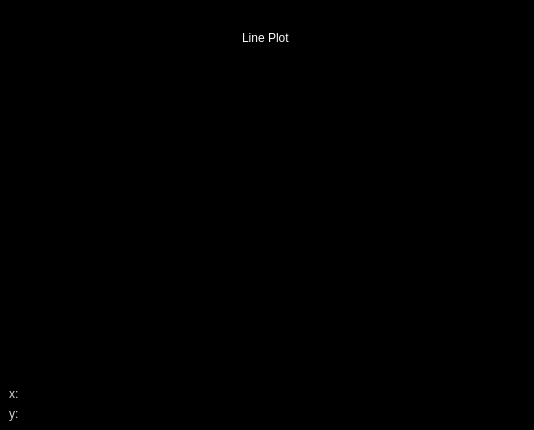
<?xml version="1.0" encoding="UTF-8"?>
<ui version="4.0">
 <class>MainWindow</class>
 <widget class="QMainWindow" name="MainWindow">
  <property name="geometry">
   <rect>
    <x>0</x>
    <y>0</y>
    <width>534</width>
    <height>430</height>
   </rect>
  </property>
  <property name="palette">
   <palette>
    <active>
     <colorrole role="WindowText">
      <brush brushstyle="SolidPattern">
       <color alpha="255">
        <red>255</red>
        <green>255</green>
        <blue>255</blue>
       </color>
      </brush>
     </colorrole>
     <colorrole role="Base">
      <brush brushstyle="SolidPattern">
       <color alpha="255">
        <red>255</red>
        <green>255</green>
        <blue>255</blue>
       </color>
      </brush>
     </colorrole>
     <colorrole role="Window">
      <brush brushstyle="SolidPattern">
       <color alpha="255">
        <red>0</red>
        <green>0</green>
        <blue>0</blue>
       </color>
      </brush>
     </colorrole>
     <colorrole role="Highlight">
      <brush brushstyle="SolidPattern">
       <color alpha="255">
        <red>0</red>
        <green>128</green>
        <blue>255</blue>
       </color>
      </brush>
     </colorrole>
     <colorrole role="HighlightedText">
      <brush brushstyle="SolidPattern">
       <color alpha="255">
        <red>204</red>
        <green>204</green>
        <blue>204</blue>
       </color>
      </brush>
     </colorrole>
    </active>
    <inactive>
     <colorrole role="WindowText">
      <brush brushstyle="SolidPattern">
       <color alpha="255">
        <red>255</red>
        <green>255</green>
        <blue>255</blue>
       </color>
      </brush>
     </colorrole>
     <colorrole role="Base">
      <brush brushstyle="SolidPattern">
       <color alpha="255">
        <red>255</red>
        <green>255</green>
        <blue>255</blue>
       </color>
      </brush>
     </colorrole>
     <colorrole role="Window">
      <brush brushstyle="SolidPattern">
       <color alpha="255">
        <red>0</red>
        <green>0</green>
        <blue>0</blue>
       </color>
      </brush>
     </colorrole>
     <colorrole role="Highlight">
      <brush brushstyle="SolidPattern">
       <color alpha="255">
        <red>0</red>
        <green>128</green>
        <blue>255</blue>
       </color>
      </brush>
     </colorrole>
     <colorrole role="HighlightedText">
      <brush brushstyle="SolidPattern">
       <color alpha="255">
        <red>204</red>
        <green>204</green>
        <blue>204</blue>
       </color>
      </brush>
     </colorrole>
    </inactive>
    <disabled>
     <colorrole role="WindowText">
      <brush brushstyle="SolidPattern">
       <color alpha="255">
        <red>69</red>
        <green>69</green>
        <blue>69</blue>
       </color>
      </brush>
     </colorrole>
     <colorrole role="Base">
      <brush brushstyle="SolidPattern">
       <color alpha="255">
        <red>0</red>
        <green>0</green>
        <blue>0</blue>
       </color>
      </brush>
     </colorrole>
     <colorrole role="Window">
      <brush brushstyle="SolidPattern">
       <color alpha="255">
        <red>0</red>
        <green>0</green>
        <blue>0</blue>
       </color>
      </brush>
     </colorrole>
     <colorrole role="Highlight">
      <brush brushstyle="SolidPattern">
       <color alpha="255">
        <red>208</red>
        <green>208</green>
        <blue>208</blue>
       </color>
      </brush>
     </colorrole>
     <colorrole role="HighlightedText">
      <brush brushstyle="SolidPattern">
       <color alpha="255">
        <red>204</red>
        <green>204</green>
        <blue>204</blue>
       </color>
      </brush>
     </colorrole>
    </disabled>
   </palette>
  </property>
  <property name="windowTitle">
   <string>MainWindow</string>
  </property>
  <widget class="QWidget" name="centralwidget">
   <layout class="QVBoxLayout" name="verticalLayout">
    <item>
     <widget class="QLineEdit" name="title">
      <property name="palette">
       <palette>
        <active>
         <colorrole role="Light">
          <brush brushstyle="SolidPattern">
           <color alpha="255">
            <red>0</red>
            <green>0</green>
            <blue>0</blue>
           </color>
          </brush>
         </colorrole>
         <colorrole role="Text">
          <brush brushstyle="SolidPattern">
           <color alpha="255">
            <red>255</red>
            <green>255</green>
            <blue>255</blue>
           </color>
          </brush>
         </colorrole>
         <colorrole role="Base">
          <brush brushstyle="SolidPattern">
           <color alpha="255">
            <red>0</red>
            <green>0</green>
            <blue>0</blue>
           </color>
          </brush>
         </colorrole>
         <colorrole role="Highlight">
          <brush brushstyle="SolidPattern">
           <color alpha="255">
            <red>255</red>
            <green>255</green>
            <blue>255</blue>
           </color>
          </brush>
         </colorrole>
         <colorrole role="NoRole">
          <brush brushstyle="SolidPattern">
           <color alpha="255">
            <red>0</red>
            <green>0</green>
            <blue>0</blue>
           </color>
          </brush>
         </colorrole>
        </active>
        <inactive>
         <colorrole role="Light">
          <brush brushstyle="SolidPattern">
           <color alpha="255">
            <red>0</red>
            <green>0</green>
            <blue>0</blue>
           </color>
          </brush>
         </colorrole>
         <colorrole role="Text">
          <brush brushstyle="SolidPattern">
           <color alpha="255">
            <red>255</red>
            <green>255</green>
            <blue>255</blue>
           </color>
          </brush>
         </colorrole>
         <colorrole role="Base">
          <brush brushstyle="SolidPattern">
           <color alpha="255">
            <red>0</red>
            <green>0</green>
            <blue>0</blue>
           </color>
          </brush>
         </colorrole>
         <colorrole role="Highlight">
          <brush brushstyle="SolidPattern">
           <color alpha="255">
            <red>255</red>
            <green>255</green>
            <blue>255</blue>
           </color>
          </brush>
         </colorrole>
         <colorrole role="NoRole">
          <brush brushstyle="SolidPattern">
           <color alpha="255">
            <red>0</red>
            <green>0</green>
            <blue>0</blue>
           </color>
          </brush>
         </colorrole>
        </inactive>
        <disabled>
         <colorrole role="Light">
          <brush brushstyle="SolidPattern">
           <color alpha="255">
            <red>0</red>
            <green>0</green>
            <blue>0</blue>
           </color>
          </brush>
         </colorrole>
         <colorrole role="Text">
          <brush brushstyle="SolidPattern">
           <color alpha="255">
            <red>69</red>
            <green>69</green>
            <blue>69</blue>
           </color>
          </brush>
         </colorrole>
         <colorrole role="Base">
          <brush brushstyle="SolidPattern">
           <color alpha="255">
            <red>0</red>
            <green>0</green>
            <blue>0</blue>
           </color>
          </brush>
         </colorrole>
         <colorrole role="Highlight">
          <brush brushstyle="SolidPattern">
           <color alpha="255">
            <red>208</red>
            <green>208</green>
            <blue>208</blue>
           </color>
          </brush>
         </colorrole>
         <colorrole role="NoRole">
          <brush brushstyle="SolidPattern">
           <color alpha="255">
            <red>0</red>
            <green>0</green>
            <blue>0</blue>
           </color>
          </brush>
         </colorrole>
        </disabled>
       </palette>
      </property>
      <property name="text">
       <string>Line Plot</string>
      </property>
      <property name="frame">
       <bool>false</bool>
      </property>
      <property name="alignment">
       <set>Qt::AlignCenter</set>
      </property>
     </widget>
    </item>
    <item>
     <widget class="QWidget" name="plotFrame" native="true">
      <property name="sizePolicy">
       <sizepolicy hsizetype="Preferred" vsizetype="Expanding">
        <horstretch>0</horstretch>
        <verstretch>0</verstretch>
       </sizepolicy>
      </property>
     </widget>
    </item>
    <item>
     <layout class="QHBoxLayout" name="horizontalLayout_4">
      <item>
       <layout class="QVBoxLayout" name="verticalLayout_3">
        <item>
         <layout class="QHBoxLayout" name="horizontalLayout_3">
          <item>
           <widget class="QLabel" name="label_3">
            <property name="palette">
             <palette>
              <active>
               <colorrole role="WindowText">
                <brush brushstyle="SolidPattern">
                 <color alpha="255">
                  <red>215</red>
                  <green>215</green>
                  <blue>215</blue>
                 </color>
                </brush>
               </colorrole>
              </active>
              <inactive>
               <colorrole role="WindowText">
                <brush brushstyle="SolidPattern">
                 <color alpha="255">
                  <red>215</red>
                  <green>215</green>
                  <blue>215</blue>
                 </color>
                </brush>
               </colorrole>
              </inactive>
              <disabled>
               <colorrole role="WindowText">
                <brush brushstyle="SolidPattern">
                 <color alpha="255">
                  <red>127</red>
                  <green>127</green>
                  <blue>127</blue>
                 </color>
                </brush>
               </colorrole>
              </disabled>
             </palette>
            </property>
            <property name="text">
             <string>x:</string>
            </property>
           </widget>
          </item>
          <item>
           <widget class="QLabel" name="xLabel">
            <property name="sizePolicy">
             <sizepolicy hsizetype="Expanding" vsizetype="Preferred">
              <horstretch>0</horstretch>
              <verstretch>0</verstretch>
             </sizepolicy>
            </property>
            <property name="text">
             <string/>
            </property>
           </widget>
          </item>
         </layout>
        </item>
        <item>
         <layout class="QHBoxLayout" name="horizontalLayout_2">
          <item>
           <widget class="QLabel" name="label_4">
            <property name="palette">
             <palette>
              <active>
               <colorrole role="WindowText">
                <brush brushstyle="SolidPattern">
                 <color alpha="255">
                  <red>215</red>
                  <green>215</green>
                  <blue>215</blue>
                 </color>
                </brush>
               </colorrole>
              </active>
              <inactive>
               <colorrole role="WindowText">
                <brush brushstyle="SolidPattern">
                 <color alpha="255">
                  <red>215</red>
                  <green>215</green>
                  <blue>215</blue>
                 </color>
                </brush>
               </colorrole>
              </inactive>
              <disabled>
               <colorrole role="WindowText">
                <brush brushstyle="SolidPattern">
                 <color alpha="255">
                  <red>127</red>
                  <green>127</green>
                  <blue>127</blue>
                 </color>
                </brush>
               </colorrole>
              </disabled>
             </palette>
            </property>
            <property name="text">
             <string>y:</string>
            </property>
           </widget>
          </item>
          <item>
           <widget class="QLabel" name="yLabel">
            <property name="sizePolicy">
             <sizepolicy hsizetype="Expanding" vsizetype="Preferred">
              <horstretch>0</horstretch>
              <verstretch>0</verstretch>
             </sizepolicy>
            </property>
            <property name="text">
             <string/>
            </property>
           </widget>
          </item>
         </layout>
        </item>
       </layout>
      </item>
      <item>
       <widget class="QLabel" name="logoLabel">
        <property name="text">
         <string/>
        </property>
       </widget>
      </item>
     </layout>
    </item>
   </layout>
  </widget>
  <widget class="QMenuBar" name="menubar">
   <property name="geometry">
    <rect>
     <x>0</x>
     <y>0</y>
     <width>534</width>
     <height>22</height>
    </rect>
   </property>
   <widget class="QMenu" name="menuData_Sources">
    <property name="title">
     <string>Data Sources</string>
    </property>
   </widget>
   <widget class="QMenu" name="menuView">
    <property name="title">
     <string>View</string>
    </property>
    <addaction name="actionLegend_Box"/>
    <addaction name="actionX_axis"/>
    <addaction name="actionY_axis"/>
   </widget>
   <widget class="QMenu" name="menuSave">
    <property name="title">
     <string>Save</string>
    </property>
    <addaction name="actionSaveToJPG"/>
   </widget>
   <addaction name="menuData_Sources"/>
   <addaction name="menuView"/>
   <addaction name="menuSave"/>
  </widget>
  <action name="actionLegend_Box">
   <property name="checkable">
    <bool>true</bool>
   </property>
   <property name="text">
    <string>Legend Box</string>
   </property>
  </action>
  <action name="actionX_axis">
   <property name="checkable">
    <bool>true</bool>
   </property>
   <property name="text">
    <string>X axis</string>
   </property>
  </action>
  <action name="actionY_axis">
   <property name="checkable">
    <bool>true</bool>
   </property>
   <property name="checked">
    <bool>true</bool>
   </property>
   <property name="text">
    <string>Y axis</string>
   </property>
  </action>
  <action name="actionSaveToJPG">
   <property name="text">
    <string>Save to JPG</string>
   </property>
  </action>
 </widget>
 <resources/>
 <connections/>
</ui>
